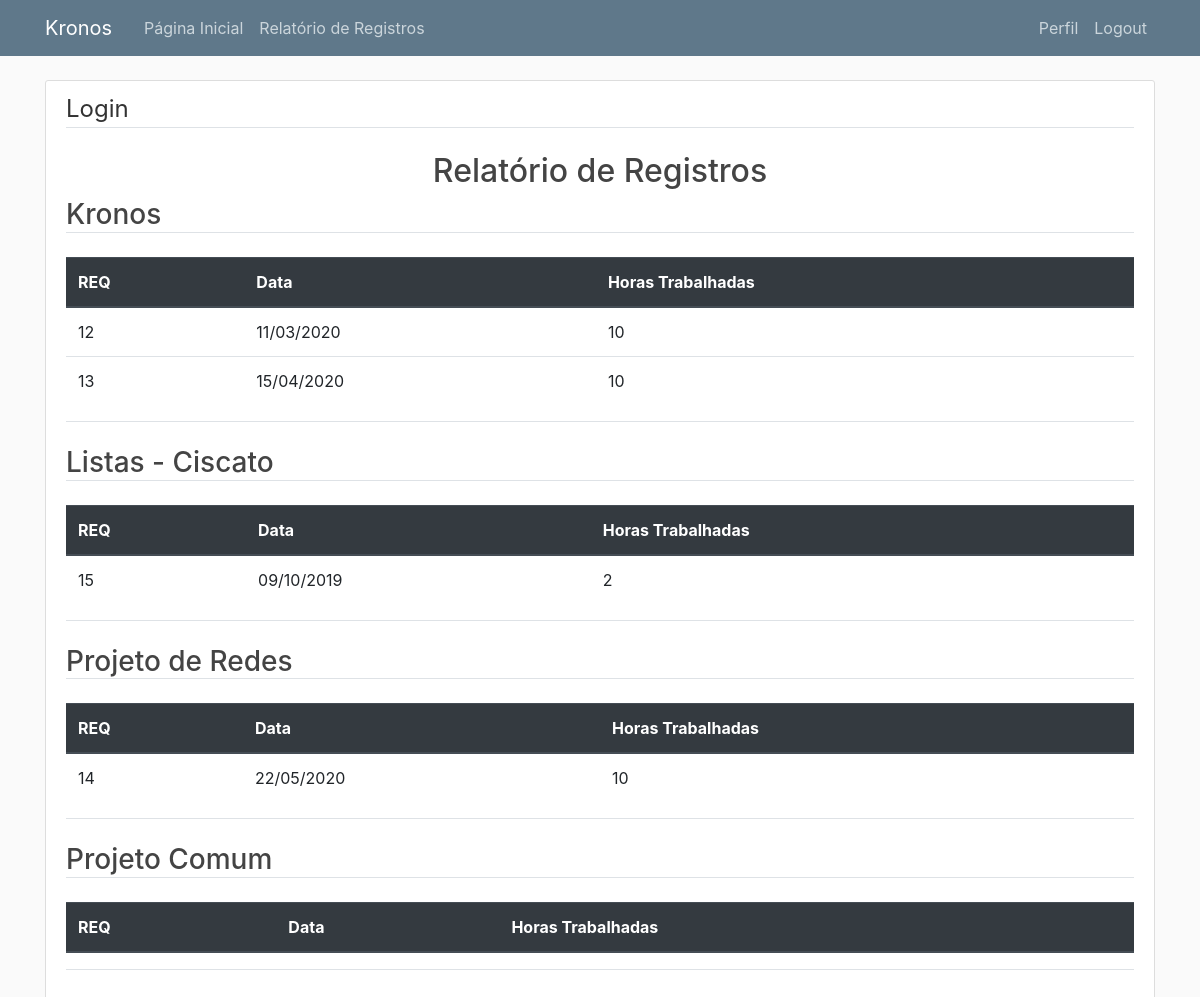
Page /relatorio/6 (signed in) on the committed database.
### kronos/models.py (models this page shows, shortened)
class Projeto(db.Model):
    __tablename__ = 'projetos'
    id = db.Column(db.Integer, primary_key=True)
    nome = db.Column(db.String(50), nullable=False)
    descricao = db.Column(db.Text)
    data_inicio = db.Column(Data, nullable=False, default=datetime.utcnow)
    data_entrega = db.Column(Data, nullable=False)
    total_horas = db.Column(db.Integer, nullable=False, default=0)
    registros = db.relationship('RegistroHoras', backref='projeto', lazy=True)

class RegistroHoras(db.Model):
    __tablename__ = 'registros'
    id = db.Column(db.Integer, primary_key=True)
    data = db.Column(Data, nullable=False)
    aprovacao = db.Column(db.Boolean, default=False)
    total_horas = db.Column(db.Integer, nullable=False)
    usuario_id = db.Column(db.Integer, db.ForeignKey('usuarios.id'), nullable=False)
    projeto_id = db.Column(db.Integer, db.ForeignKey('projetos.id'), nullable=False)

### kronos/routes.py (the view)
@app.route('/relatorio/<int:usuario_id>')
@login_required
def relatorio(usuario_id):
    projetos = Projeto.query.all()
    registros = RegistroHoras.query.filter_by(usuario_id=usuario_id)
    return render_template('relatorio.html', titulo='Relatório Horas/Projeto', registros=registros, projetos=projetos)

### kronos/models.py (called while the page is built)
@login_manager.user_loader
def load_user(usuario_id):
    return Usuario.query.get(int(usuario_id))

### kronos/templates/relatorio.html
{% extends "base.html" %}
{% block content %}
<div class="content-section">
        <legend class="border-bottom mb-4">Login</legend>
        <h2 style="text-align:center">Relatório de Registros</h2>
        {% for projeto in projetos %}
                <h3 class="border-bottom mb-4">{{ projeto.nome }}</h3>
                <table class="table">
                        <thead class="thead-dark">
                                <tr>
                                <th>REQ</th>
                                <th>Data</th>
                                <th>Horas Trabalhadas</th>
                                </tr>
                        </thead>
                        <tbody>
                                {% for registro in registros %}
                                        {% if registro.projeto.id == projeto.id %}
                                                <tr>
                                                        <td>{{ registro.id }}</td>
                                                        <td>{{ registro.data.strftime('%d/%m/%Y') }}</td>
                                                        <td>{{ registro.total_horas }}</td>
                                                </tr>
                                        {% endif %}
                                {% endfor %}
                        </tbody>
                </table>
                <h3 class="border-bottom mb-4">{{ horas }}</h3>
        {% endfor %}
</div>
{% endblock content %}

### kronos/static/main.css (style rules this page uses)
body { background: #fafafa; color: #333333; margin-top: 5rem; }
h1, h2, h3, h4, h5, h6 { color: #444444; }
.content-section { background: #ffffff; padding: 10px 20px; border: 1px solid #dddddd; border-radius: 3px; margin-bottom: 20px; }

### rows in the picture
Projeto: nome "Kronos"
RegistroHoras: id "12", data "11/03/2020", total_horas "10"
RegistroHoras: id "13", data "15/04/2020", total_horas "10"
Projeto: nome "Listas - Ciscato"
RegistroHoras: id "15", data "09/10/2019", total_horas "2"
Projeto: nome "Projeto de Redes"
RegistroHoras: id "14", data "22/05/2020", total_horas "10"
Projeto: nome "Projeto Comum"
